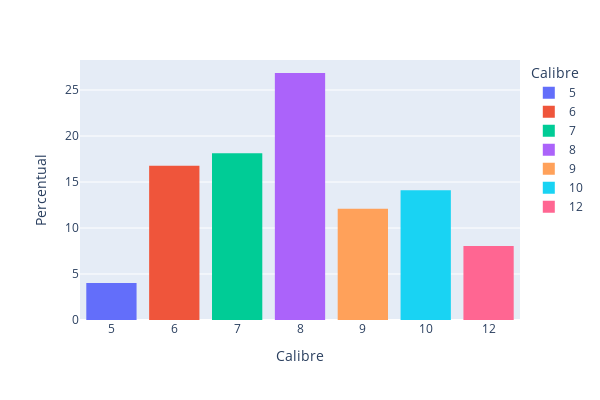

This figure's notebook cell:
### Code cell
fig = px.histogram(b, x = 'Calibre Name',y = 'Percentual', color = 'Calibre')
fig.update_layout(height = 400, width = 600)
fig.update_yaxes(title = 'Percentual')
fig.update_xaxes(title = 'Calibre')

### Figure 1 — Plotly figure (JSON) as saved in the notebook; plotly's stock layout.template omitted (floating-point values rounded to 4 significant figures)
{"data": [{"alignmentgroup": "True", "bingroup": "x", "histfunc": "sum", "hovertemplate": "Calibre=5<br>Calibre Name=%{x}<br>sum of Percentual=%{y}<extra></extra>", "legendgroup": "5", "marker": {"color": "#636efa", "pattern": {"shape": ""}}, "name": "5", "offsetgroup": "5", "orientation": "v", "showlegend": true, "type": "histogram", "x": ["5"], "xaxis": "x", "y": [4.027], "yaxis": "y"}, {"alignmentgroup": "True", "bingroup": "x", "histfunc": "sum", "hovertemplate": "Calibre=6<br>Calibre Name=%{x}<br>sum of Percentual=%{y}<extra></extra>", "legendgroup": "6", "marker": {"color": "#EF553B", "pattern": {"shape": ""}}, "name": "6", "offsetgroup": "6", "orientation": "v", "showlegend": true, "type": "histogram", "x": ["6"], "xaxis": "x", "y": [16.78], "yaxis": "y"}, {"alignmentgroup": "True", "bingroup": "x", "histfunc": "sum", "hovertemplate": "Calibre=7<br>Calibre Name=%{x}<br>sum of Percentual=%{y}<extra></extra>", "legendgroup": "7", "marker": {"color": "#00cc96", "pattern": {"shape": ""}}, "name": "7", "offsetgroup": "7", "orientation": "v", "showlegend": true, "type": "histogram", "x": ["7"], "xaxis": "x", "y": [18.12], "yaxis": "y"}, {"alignmentgroup": "True", "bingroup": "x", "histfunc": "sum", "hovertemplate": "Calibre=8<br>Calibre Name=%{x}<br>sum of Percentual=%{y}<extra></extra>", "legendgroup": "8", "marker": {"color": "#ab63fa", "pattern": {"shape": ""}}, "name": "8", "offsetgroup": "8", "orientation": "v", "showlegend": true, "type": "histogram", "x": ["8"], "xaxis": "x", "y": [26.85], "yaxis": "y"}, {"alignmentgroup": "True", "bingroup": "x", "histfunc": "sum", "hovertemplate": "Calibre=9<br>Calibre Name=%{x}<br>sum of Percentual=%{y}<extra></extra>", "legendgroup": "9", "marker": {"color": "#FFA15A", "pattern": {"shape": ""}}, "name": "9", "offsetgroup": "9", "orientation": "v", "showlegend": true, "type": "histogram", "x": ["9"], "xaxis": "x", "y": [12.08], "yaxis": "y"}, {"alignmentgroup": "True", "bingroup": "x", "histfunc": "sum", "hovertemplate": "Calibre=10<br>Calibre Name=%{x}<br>sum of Percentual=%{y}<extra></extra>", "legendgroup": "10", "marker": {"color": "#19d3f3", "pattern": {"shape": ""}}, "name": "10", "offsetgroup": "10", "orientation": "v", "showlegend": true, "type": "histogram", "x": ["10"], "xaxis": "x", "y": [14.09], "yaxis": "y"}, {"alignmentgroup": "True", "bingroup": "x", "histfunc": "sum", "hovertemplate": "Calibre=12<br>Calibre Name=%{x}<br>sum of Percentual=%{y}<extra></extra>", "legendgroup": "12", "marker": {"color": "#FF6692", "pattern": {"shape": ""}}, "name": "12", "offsetgroup": "12", "orientation": "v", "showlegend": true, "type": "histogram", "x": ["12"], "xaxis": "x", "y": [8.054], "yaxis": "y"}], "layout": {"barmode": "relative", "height": 400, "legend": {"title": {"text": "Calibre"}, "tracegroupgap": 0}, "margin": {"t": 60}, "width": 600, "xaxis": {"anchor": "y", "domain": [0, 1], "title": {"text": "Calibre"}}, "yaxis": {"anchor": "x", "domain": [0, 1], "title": {"text": "Percentual"}}}}
